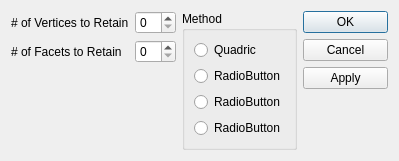
<?xml version="1.0" encoding="UTF-8"?>
<ui version="4.0">
 <class>DecimateDlg</class>
 <widget class="QDialog" name="DecimateDlg">
  <property name="windowModality">
   <enum>Qt::ApplicationModal</enum>
  </property>
  <property name="geometry">
   <rect>
    <x>0</x>
    <y>0</y>
    <width>399</width>
    <height>138</height>
   </rect>
  </property>
  <property name="windowTitle">
   <string>Decimate - DeformableRegistration</string>
  </property>
  <layout class="QGridLayout" name="gridLayout_2">
   <item row="0" column="0">
    <layout class="QGridLayout" name="gridLayout">
     <item row="0" column="1">
      <widget class="QSpinBox" name="spinBox"/>
     </item>
     <item row="2" column="0">
      <spacer name="verticalSpacer">
       <property name="orientation">
        <enum>Qt::Vertical</enum>
       </property>
       <property name="sizeHint" stdset="0">
        <size>
         <width>20</width>
         <height>40</height>
        </size>
       </property>
      </spacer>
     </item>
     <item row="1" column="0">
      <widget class="QLabel" name="label_2">
       <property name="text">
        <string># of Facets to Retain</string>
       </property>
      </widget>
     </item>
     <item row="0" column="0">
      <widget class="QLabel" name="label">
       <property name="text">
        <string># of Vertices to Retain</string>
       </property>
      </widget>
     </item>
     <item row="1" column="1">
      <widget class="QSpinBox" name="spinBox_2"/>
     </item>
    </layout>
   </item>
   <item row="0" column="2">
    <widget class="QGroupBox" name="groupBox">
     <property name="title">
      <string>Method</string>
     </property>
     <layout class="QVBoxLayout" name="verticalLayout">
      <item>
       <widget class="QRadioButton" name="radioButton">
        <property name="text">
         <string>Quadric</string>
        </property>
       </widget>
      </item>
      <item>
       <widget class="QRadioButton" name="radioButton_2">
        <property name="text">
         <string>RadioButton</string>
        </property>
       </widget>
      </item>
      <item>
       <widget class="QRadioButton" name="radioButton_3">
        <property name="text">
         <string>RadioButton</string>
        </property>
       </widget>
      </item>
      <item>
       <widget class="QRadioButton" name="radioButton_4">
        <property name="text">
         <string>RadioButton</string>
        </property>
       </widget>
      </item>
      <item>
       <spacer name="verticalSpacer_2">
        <property name="orientation">
         <enum>Qt::Vertical</enum>
        </property>
        <property name="sizeHint" stdset="0">
         <size>
          <width>20</width>
          <height>40</height>
         </size>
        </property>
       </spacer>
      </item>
     </layout>
    </widget>
   </item>
   <item row="0" column="3">
    <layout class="QVBoxLayout" name="verticalLayout_2">
     <item>
      <widget class="QPushButton" name="pushButton_2">
       <property name="text">
        <string>OK</string>
       </property>
      </widget>
     </item>
     <item>
      <widget class="QPushButton" name="pushButton">
       <property name="text">
        <string>Cancel</string>
       </property>
      </widget>
     </item>
     <item>
      <widget class="QPushButton" name="pushButton_3">
       <property name="text">
        <string>Apply</string>
       </property>
      </widget>
     </item>
     <item>
      <spacer name="verticalSpacer_3">
       <property name="orientation">
        <enum>Qt::Vertical</enum>
       </property>
       <property name="sizeHint" stdset="0">
        <size>
         <width>20</width>
         <height>40</height>
        </size>
       </property>
      </spacer>
     </item>
    </layout>
   </item>
  </layout>
 </widget>
 <resources/>
 <connections/>
</ui>
